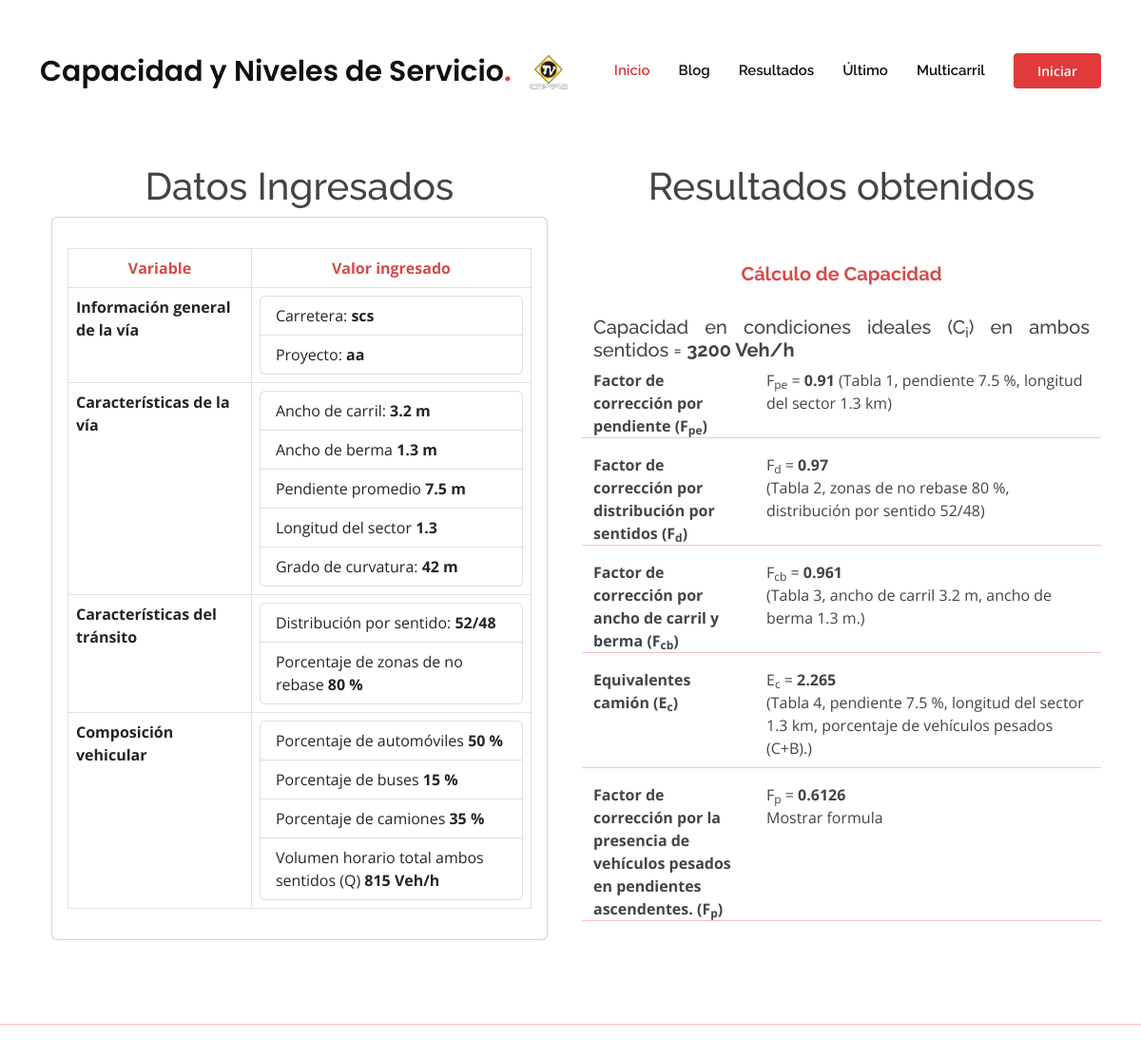
/resultado, run on the app's committed database.
### main.py (models this page shows)
class Resultado(db.Model):
    id = db.Column(db.Integer, primary_key=True)
    Fpe = db.Column(db.Float, nullable=False)
    Fd = db.Column(db.Float, nullable=False)
    Fcb = db.Column(db.Float, nullable=False)
    Ec = db.Column(db.Float, nullable=False)
    Fp = db.Column(db.Float, nullable=False)
    cap_60 = db.Column(db.Integer, nullable=False)
    cap_5 = db.Column(db.Integer, nullable=False)
    FHP = db.Column(db.Float, nullable=False)
    v1 = db.Column(db.Float, nullable=False)
    Fu = db.Column(db.Float, nullable=False)
    Fcb1 = db.Column(db.Float, nullable=False)
    v2 = db.Column(db.Float, nullable=False)
    Ec_vel = db.Column(db.Float, nullable=False)
    Fp_vel = db.Column(db.Float, nullable=False)
    Ft = db.Column(db.Float, nullable=False)
    vM = db.Column(db.Float, nullable=False)
    Vi = db.Column(db.Integer, nullable=False)
    Final = db.Column(db.Integer, nullable=False)
    carretera = db.Column(db.String(200), nullable = False)
    proyecto = db.Column(db.String(200), nullable = False)
    a_carril = db.Column(db.Float, nullable=False)
    a_berma = db.Column(db.Float, nullable=False)
    p_promedio = db.Column(db.Float, nullable=False)
    l_sector = db.Column(db.Float, nullable=False)
    curvatura = db.Column(db.Integer, nullable=False)
    d_sentido = db.Column(db.Integer, nullable=False)
    d_sentido1 = db.Column(db.Integer, nullable=False)
    p_no_rebase = db.Column(db.Integer, nullable=False)
    p_automoviles = db.Column(db.Integer, nullable=False)
    p_buses = db.Column(db.Integer, nullable=False)
    p_camiones = db.Column(db.Integer, nullable=False)
    vol_cap = db.Column(db.Integer, nullable=False)

### main.py (the view)
@app.route("/resultado", methods=["GET","POST"])
def resultado():
    id = len(db.session.query(Resultado).all())
    registro = Resultado.query.get(id)
    return render_template('resultados_2_carriles.html',datos=registro)

### templates/resultados_2_carriles.html (shortened to what this page needs)
<!DOCTYPE html>
<html lang="en">
<head>
  <link href="../static/assets/vendor/aos/aos.css" rel="stylesheet">
  <link href="../static/assets/vendor/bootstrap/css/bootstrap.min.css" rel="stylesheet">
  <link href="../static/assets/vendor/bootstrap-icons/bootstrap-icons.css" rel="stylesheet">
  <link href="../static/assets/vendor/boxicons/css/boxicons.min.css" rel="stylesheet">
  <link href="../static/assets/vendor/glightbox/css/glightbox.min.css" rel="stylesheet">
  <link href="../static/assets/vendor/remixicon/remixicon.css" rel="stylesheet">
  <link href="../static/assets/vendor/swiper/swiper-bundle.min.css" rel="stylesheet">
  <link href="../static/assets/css/style.css" rel="stylesheet">
</head>
<body>
  {% import "bootstrap/wtf.html" as wtf %}
  <header id="header" class="fixed-top d-flex align-items-center">
    <div class="container d-flex align-items-center">
      <h1 class="logo me-auto"><a href="{{url_for('home')}}">Capacidad y Niveles de Servicio<span>.</span></a></h1>
      <a href="{{url_for('home')}}" class="logo me-auto"><img src="../static/assets/img/logo.png" alt=""></a>
      <nav id="navbar" class="navbar order-last order-lg-0">
        <ul>
          <li><a class="nav-link scrollto active" href="{{url_for('home')}}">Inicio</a></li>
          <li><a class="nav-link scrollto" href="{{url_for('blog')}}">Blog</a></li>
          <li><a class="nav-link scrollto " href="{{url_for('resultados')}}">Resultados</a></li>
          <li><a href="{{url_for('resultado')}}">Último</a></li>
          <li><a class="nav-link scrollto" href="{{url_for('multicarril')}}">Multicarril</a></li>
        </ul>
      </nav>
      <a href="#about" class="get-started-btn scrollto">Iniciar</a>
    </div>
  </header>
    <br>
    <br>
    <section class="inner-page datos" style="background-color:white">
      <div class="container">
        <div class="row">
            <div class="col-lg-6 col-md-12 col-sm-12">
              <div class="container">
              <h1 style="text-align:center ;">Datos Ingresados</h1>
              <div class="card" >
                <div class="card-body">
                  <p class="card-text">
                    <table class="table table-bordered">
                      <thead class="thead-dark">
                        <tr>
                          <th scope="col" style="text-align:center;color:rgb(215, 74, 74) ;">Variable</th>
                          <th scope="col"style="text-align:center;color:rgb(215, 74, 74) ;">Valor ingresado</th>
                        </tr>
                      </thead>
                      <tbody>
                        <tr>
                          <th scope="row">Información general de la vía</th>
                          <td><ul class="list-group">
                            <li class="list-group-item">Carretera: <b>{{datos.carretera}}</b> </li>
                            <li class="list-group-item">Proyecto: <b>{{datos.proyecto}}</b></li>
                          </ul></td>
                        </tr>
                        <tr>
                          <th scope="row">Características de la vía</th>
                          <td><ul class="list-group">
                            <li class="list-group-item">Ancho de carril: <b>{{datos.a_carril}} m</b></li>
                            <li class="list-group-item">Ancho de berma <b>{{datos.a_berma}} m</b> </li>
                            <li class="list-group-item">Pendiente promedio <b>{{datos.p_promedio}} m</b> </li>
                            <li class="list-group-item">Longitud del sector <b>{{datos.l_sector}}</b></li>
                            <li class="list-group-item">Grado de curvatura: <b>{{datos.curvatura}} m</b></li>
                          </ul></td>
                        </tr>
                        <tr>
                          <th scope="row">Características del tránsito</th>
                          <td><ul class="list-group">
                            <li class="list-group-item">Distribución por sentido: <b>{{datos.d_sentido}}/{{datos.d_sentido1}}</b></li>
                            <li class="list-group-item">Porcentaje de zonas de no rebase <b>{{datos.p_no_rebase}} %</b> </li>
                          </ul></td>
                        </tr>
                        <tr>
                          <th scope="row">Composición vehicular</th>
                          <td><ul class="list-group">
                            <li class="list-group-item">Porcentaje de automóviles <b>{{datos.p_automoviles}} %</b></li>
                            <li class="list-group-item">Porcentaje de buses <b>{{datos.p_buses}} %</b> </li>
                            <li class="list-group-item">Porcentaje de camiones <b>{{datos.p_camiones}} %</b> </li>
                            <li class="list-group-item">Volumen horario total ambos sentidos (Q) <b>{{datos.vol_cap}} Veh/h</b> </li>
                          </ul></td>
                        </tr>
                      </tbody>
                    </table>
                  </p>
                </div>
              </div>
            </div>
          </div>
            <br>
            <br>
            <div class="col-lg-6 col-md-12 col-sm-12">
              <div class="container">
              <h1 style="text-align:center ;">Resultados obtenidos</h1>
              <br>
              <br>
              <h5 class="pasos"><b>Cálculo de Capacidad</b></h5>
              <h5 class="text-general">Capacidad en condiciones ideales (C<sub>i</sub>) en ambos sentidos = <b>3200 Veh/h</b></h5>
              <dl class="row">
                <dt class="col-sm-4">Factor de corrección por pendiente (F<sub>pe</sub>)</dt>
                <dd class="col-sm-8">F<sub>pe</sub> = <b>{{datos.Fpe}}</b>   (Tabla 1, pendiente {{datos.p_promedio}} %, longitud del sector {{datos.l_sector}} km)</dd>
                <hr>
                <dt class="col-sm-4">Factor de corrección por distribución por sentidos (F<sub>d</sub>)</dt>
                <dd class="col-sm-8">F<sub>d</sub> = <b>{{datos.Fd}}</b><br>(Tabla 2, zonas de no rebase {{datos.p_no_rebase}} %, distribución por sentido {{datos.d_sentido}}/{{datos.d_sentido1}})</dd>
                <hr>
                <dt class="col-sm-4">Factor de corrección por ancho de carril y berma (F<sub>cb</sub>)</dt>
                <dd class="col-sm-8">F<sub>cb</sub> = <b>{{datos.Fcb}}</b><br>(Tabla 3, ancho de carril {{datos.a_carril}} m, ancho de berma {{datos.a_berma}} m.)</dd>
                <hr>
                <dt class="col-sm-4">Equivalentes camión (E<sub>c</sub>)</dt>
                <dd class="col-sm-8">E<sub>c</sub> = <b>{{datos.Ec}}</b><br>(Tabla 4, pendiente {{datos.p_promedio}} %, longitud del sector {{datos.l_sector}} km, porcentaje de vehículos pesados (C+B).)</dd>
                <hr>
                <dt class="col-sm-4">Factor de corrección por la presencia de vehículos pesados en pendientes ascendentes. (F<sub>p</sub>)</dt>
                <dd class="col-sm-8">F<sub>p</sub> = <b>{{datos.Fp}}</b> <br> Mostrar formula</dd>
                <hr>
              </dl>
         </div>
      </div>
    </section>
    <hr>
</body>
</html>

### static/assets/css/style.css (style rules this page uses)
body { font-family: "Open Sans", sans-serif; color: #444444; }
a { color: #f5de12; text-decoration: none; }
hr { color: red; }
h1, h2, h3, h4, h5, h6 { font-family: "Raleway", sans-serif; }
#header { background: #fff; transition: all 0.5s; z-index: 997; padding: 20px 0; }
#header .logo { font-size: 30px; margin: 0; padding: 0; font-weight: 600; font-family: "Poppins", sans-serif; }
#header .logo a { color: #111111; }
#header .logo a span { color: #e03a3c; }
#header .logo img { max-height: 40px; }
.get-started-btn { margin-left: 30px; background: #e03a3c; color: #fff; border-radius: 4px; padding: 8px 25px; white-space: nowrap; transition: 0.3s; font-size: 14px; font-weight: 600; display: inline-block; }
.navbar { padding: 0; }
.navbar ul { margin: 0; padding: 0; display: flex; list-style: none; align-items: center; }
.navbar li { position: relative; }
.navbar a, .navbar a:focus { display: flex; align-items: center; justify-content: space-between; padding: 10px 0 10px 30px; font-family: "Raleway", sans-serif; font-size: 15px; font-weight: 600; color: #111111; white-space: nowrap; transition: 0.3s; }
.navbar a:hover, .navbar .active, .navbar .active:focus, .navbar li:hover>a { color: #e03a3c; }
section { padding: 60px 0; overflow: hidden; position: relative; }
.container { margin-top: 2rem; }
.pasos { text-align: center; color: rgb(215,74,74); margin-bottom: 2rem; }
.text-general { text-align:justify ; }

### data on the page
Resultado: carretera "scs", proyecto "aa", a_carril "3.2", a_berma "1.3", p_promedio "7.5", l_sector "1.3", curvatura "42", d_sentido "52", d_sentido1 "48", p_no_rebase "80", p_automoviles "50", p_buses "15", p_camiones "35", vol_cap "815", Fpe "0.91", Fd "0.97", Fcb "0.961", Ec "2.265", Fp "0.6126"
